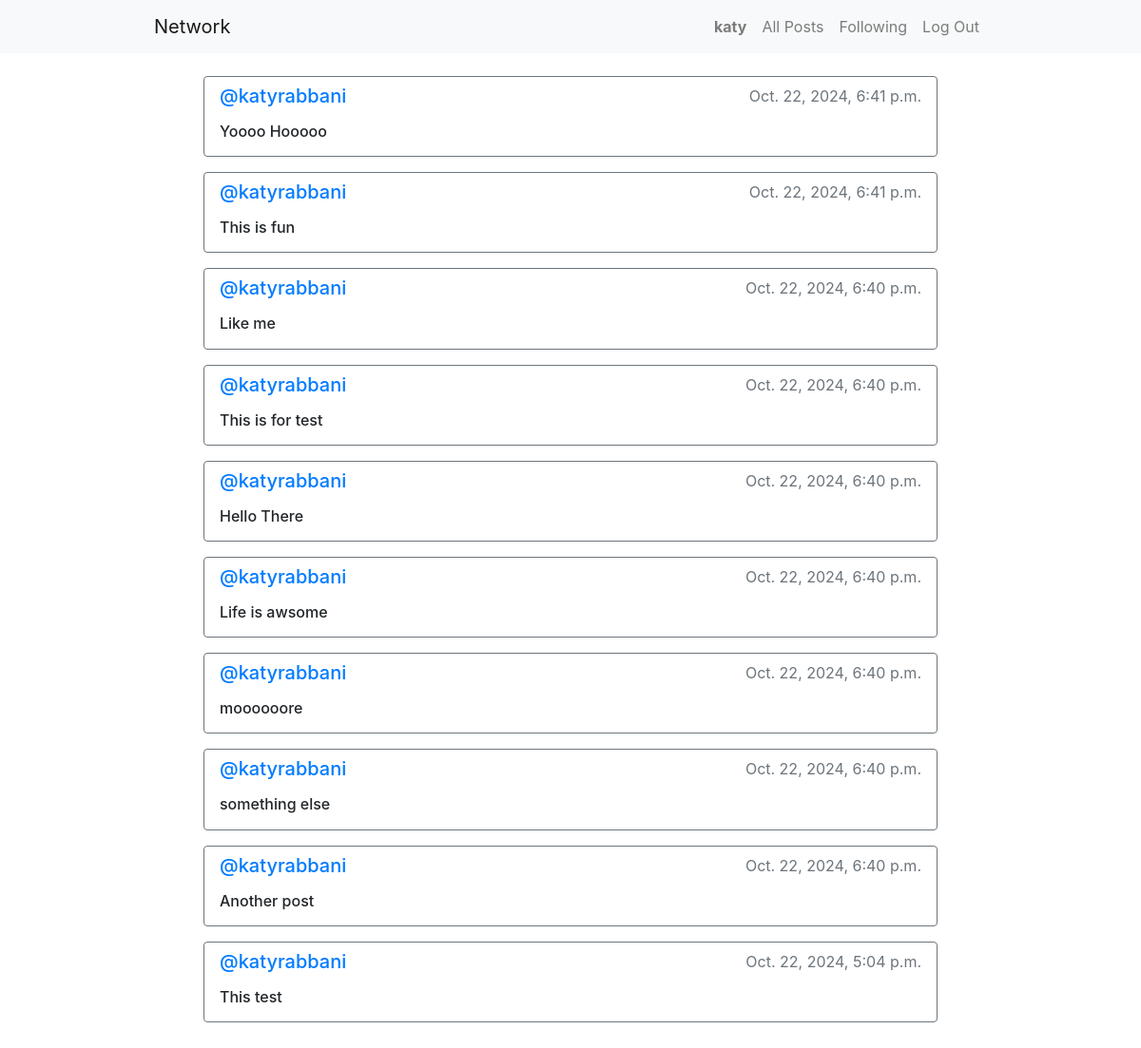
Page /following (signed in) on the committed database.
### network/models.py (models this page shows, shortened)
class User(AbstractUser):
    pass

class Post(models.Model):
    content = models.CharField(max_length=140)
    user = models.ForeignKey(User, on_delete=models.CASCADE, related_name='author')
    date = models.DateTimeField(auto_now_add=True)

### network/views.py (the view)
# urls.py: path("following", views.following, name="following"),
def following(request):
    currentUser = User.objects.get(pk=request.user.id)
    followingPeople = Follow.objects.filter(user=currentUser)
    allPosts = Post.objects.all().order_by('id').reverse()
    followingPosts = []
    for post in allPosts:
        for person in followingPeople:
            if person.followed_user == post.user:
                followingPosts.append(post)
    paginator = Paginator(followingPosts, 10)
    pageNumber = request.GET.get('page')
    postsPerPage = paginator.get_page(pageNumber)
    return render(request, "network/following.html", {
        "postsPerPage": postsPerPage,
    })

### network/templates/network/following.html (shortened to what this page needs)
{% extends "network/layout.html" %}
{% block body %}
    <div class="d-flex flex-column m-3">
        {% for post in postsPerPage %}
            <div class="my-2 mx-5 py-2 px-3 border border-secondary rounded row flex-column justify-content-center">
                <div class="d-flex justify-content-between">
                    <h5>
                        <a href="{% url 'profile' user_id=post.user.id %}">
                            @{{ post.user }}
                        </a>
                    </h5>
                    <p class=" text-secondary">{{ post.date }}</p>
                </div>
                <h6>{{ post.content }}</h6>
            </div>
        {% endfor %}
    </div>
{% endblock %}

### network/templates/network/layout.html (shortened to what this page needs)
{% load static %}
<!DOCTYPE html>
<html lang="en">
    <head>
        <link rel="stylesheet" href="https://stackpath.bootstrapcdn.com/bootstrap/4.4.1/css/bootstrap.min.css">
        <link href="{% static 'network/styles.css' %}" rel="stylesheet">
        <link rel="stylesheet" href="https://cdnjs.cloudflare.com/ajax/libs/font-awesome/4.7.0/css/font-awesome.min.css">
    </head>
    <body>
        <nav class="navbar navbar-expand-lg navbar-light bg-light">
            <div class="w-75 m-auto d-flex justify-content-between">
                <a class="navbar-brand" href="{% url 'index' %}">
                    Network
                </a>
                <div>
                    <ul class="navbar-nav mr-auto">
                        {% if user.is_authenticated %}
                            <li class="nav-item">
                                <a class="nav-link font-weight-bold" href="{% url 'profile' user_id=user.id %}">
                                    {{ user.username }}
                                </a>
                            </li>
                        {% endif %}
                        <li class="nav-item">
                        <a class="nav-link" href="{% url 'index' %}">All Posts</a>
                        </li>
                        {% if user.is_authenticated %}
                            <li class="nav-item">
                                <a class="nav-link" href="{% url 'following' %}">Following</a>
                            </li>
                            <li class="nav-item">
                                <a class="nav-link" href="{% url 'logout' %}">Log Out</a>
                            </li>
                        {% endif %}
                    </ul>
                </div>
            </div>
          </nav>
        <div class="body w-75 m-auto">
            {% block body %}
            {% endblock %}
        </div>
    </body>
</html>

### rows in the picture
User: username "katy"
Post: user "katyrabbani", date "Oct. 22, 2024, 6:41 p.m.", content "Yoooo Hooooo"
Post: user "katyrabbani", date "Oct. 22, 2024, 6:41 p.m.", content "This is fun"
Post: user "katyrabbani", date "Oct. 22, 2024, 6:40 p.m.", content "Like me"
Post: user "katyrabbani", date "Oct. 22, 2024, 6:40 p.m.", content "This is for test"
Post: user "katyrabbani", date "Oct. 22, 2024, 6:40 p.m.", content "Hello There"
Post: user "katyrabbani", date "Oct. 22, 2024, 6:40 p.m.", content "Life is awsome"
Post: user "katyrabbani", date "Oct. 22, 2024, 6:40 p.m.", content "moooooore"
Post: user "katyrabbani", date "Oct. 22, 2024, 6:40 p.m.", content "something else"
Post: user "katyrabbani", date "Oct. 22, 2024, 6:40 p.m.", content "Another post"
Post: user "katyrabbani", date "Oct. 22, 2024, 5:04 p.m.", content "This test"
